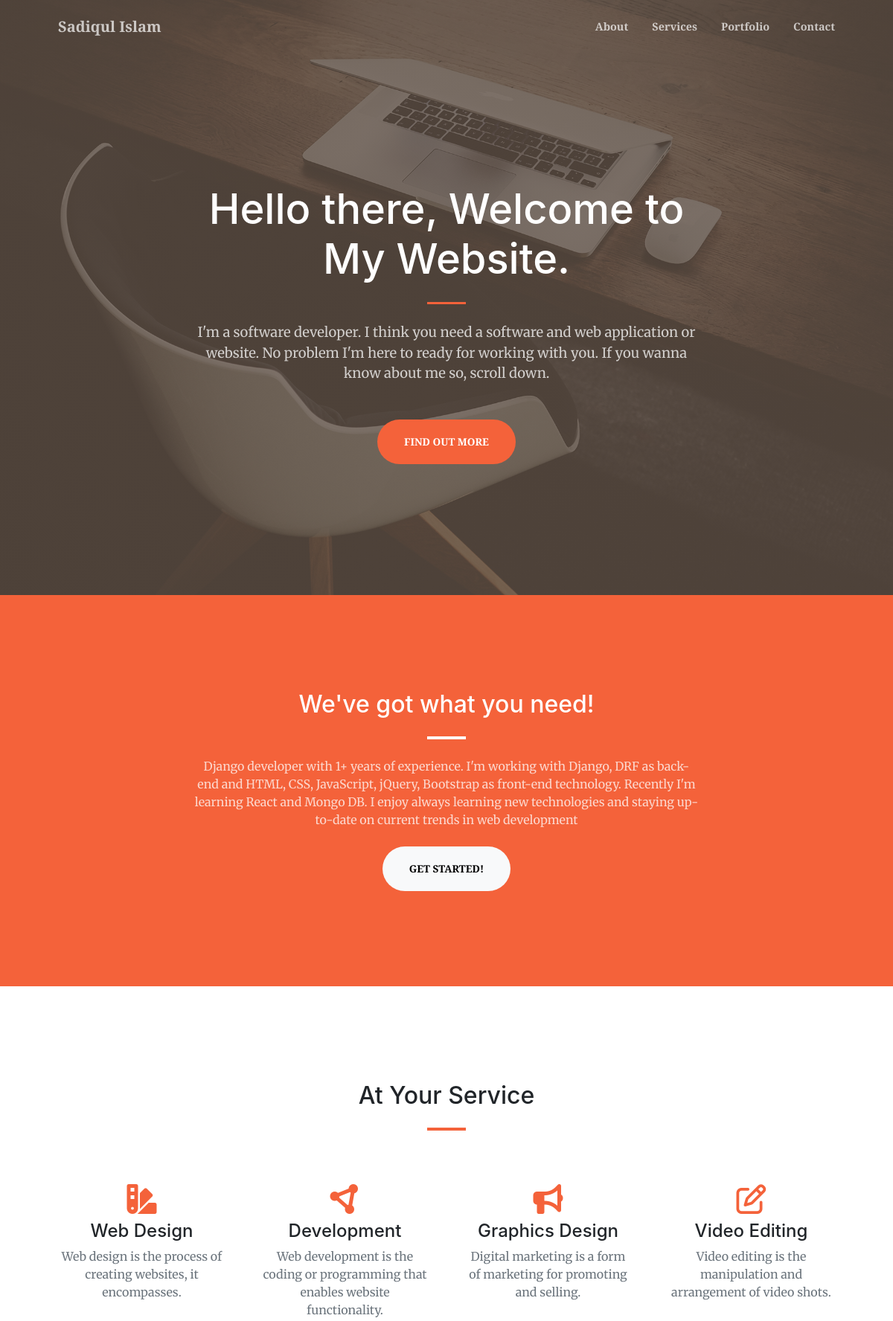
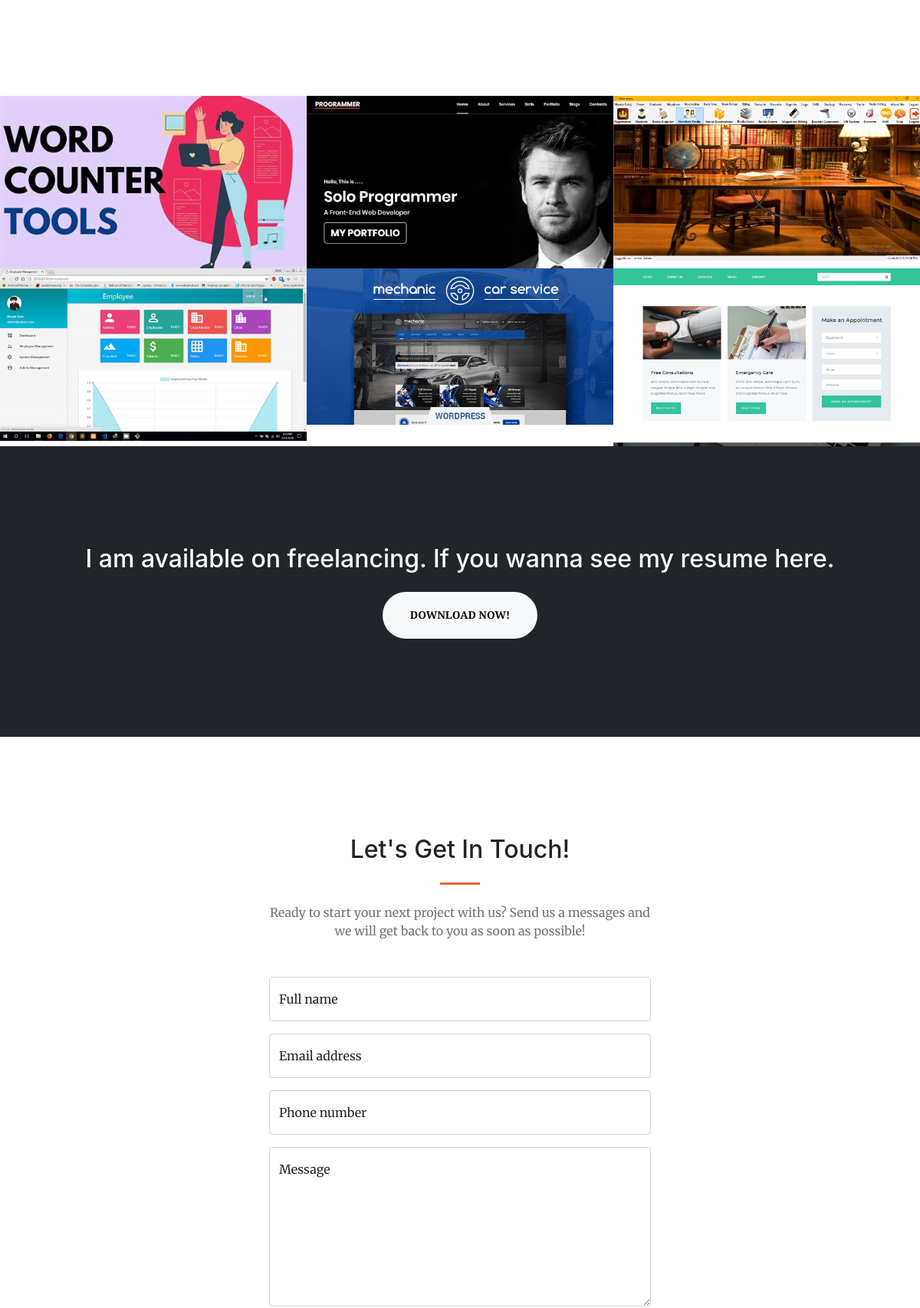
The page / (upper part) on the database its author committed (2 pictures, top to bottom).
### portfolio/models.py (models this page shows, shortened)
class BannerPortion(models.Model):
    title = models.CharField(max_length=255)
    description = models.TextField()
    banner_img = models.ImageField(upload_to="banner", null=True, blank=True)
    class Meta:
        verbose_name_plural = 'Banner Portion'

class About(models.Model):
    description = models.TextField()
    def __str__(self):
        return self.description
    class Meta:
        verbose_name_plural = 'About'

class Service(models.Model):
    service_name = models.CharField(max_length=255)
    description = models.TextField()
    icon = models.CharField(max_length=255)
    class Meta:
        verbose_name_plural = 'Services'

class Portfolio(models.Model):
    project_name = models.CharField(max_length=255)
    category = models.CharField(max_length=255)
    image = models.ImageField(upload_to="portfolio")
    class Meta:
        verbose_name_plural = 'Portfolio'

class ContactInformation(models.Model):
    phone_number = PhoneNumberField(region='BD', null=True)
    resume = models.FileField(null=True)
    class Meta:
        verbose_name_plural = 'ContactInformation'

### portfolio/views.py (the view, shortened to what this page needs)
# urls.py: path('', index, name='home'),
def index(request):
    print(request.POST)
    form = ContactUsForm()
    copyright = CopyRight.objects.first()
    contact_info = ContactInformation.objects.all()
    portfolios = Portfolio.objects.all()
    services = Service.objects.all()
    about = About.objects.first()
    banners = BannerPortion.objects.all()
    context = {
        'copyright': copyright,
        'contact_info': contact_info,
        'portfolios': portfolios,
        'services': services,
        'about': about,
        'banners': banners,
        'form': form,
    }
    return render(request, 'portfolio/index.html', context)

### portfolio/forms.py
class ContactUsForm(forms.ModelForm):
    class Meta:
        model = ContactUs
        fields = ('full_name', 'email_address', 'phone_number', 'message')
        widgets = {
            'full_name': forms.TextInput(attrs={'class': 'form-control', 'placeholder': 'Enter your name...'}),
            'email_address': forms.EmailInput(attrs={'class': 'form-control', 'placeholder': 'Enter your email address...'}),
            'phone_number': forms.TextInput(attrs={'class': 'form-control', 'placeholder': '+8801xxxxxxxxx...'}),
            'message': forms.Textarea(attrs={'class': 'form-control message-form', 'placeholder': 'Enter your message here...', 'rows': '10'}),
        }

### portfolio/models.py (called while the page is built)
    def __str__(self):
        return self.company_name

### portfolio/templates/portfolio/index.html (shortened to what this page needs)
<!DOCTYPE html>
<html lang="en">
    <head>
        {% load static %}
        <link href="https://cdn.jsdelivr.net/npm/bootstrap-icons@1.5.0/font/bootstrap-icons.css" rel="stylesheet" />
        <link rel="stylesheet" href="https://cdnjs.cloudflare.com/ajax/libs/font-awesome/6.2.0/css/all.min.css" />
        <link href="{% static 'css/styles.css' %}" rel="stylesheet" />
    </head>
    <body id="page-top">
        <nav class="navbar navbar-expand-lg navbar-light fixed-top py-3" id="mainNav">
            <div class="container px-4 px-lg-5">
                <a class="navbar-brand" href="#page-top">Sadiqul Islam</a>
                <div class="collapse navbar-collapse" id="navbarResponsive">
                    <ul class="navbar-nav ms-auto my-2 my-lg-0">
                        <li class="nav-item"><a class="nav-link" href="#about">About</a></li>
                        <li class="nav-item"><a class="nav-link" href="#services">Services</a></li>
                        <li class="nav-item"><a class="nav-link" href="#portfolio">Portfolio</a></li>
                        <li class="nav-item"><a class="nav-link" href="#contact">Contact</a></li>
                    </ul>
                </div>
            </div>
        </nav>
        <header class="masthead">
            <div class="container px-4 px-lg-5 h-100">
                {% for banner in banners %}
                <div class="row gx-4 gx-lg-5 h-100 align-items-center justify-content-center text-center">
                    <div class="col-lg-8 align-self-end">
                        <h1 class="text-white font-weight-bold">{{ banner.title }}</h1>
                        <hr class="divider" />
                    </div>
                    <div class="col-lg-8 align-self-baseline">
                        <p class="text-white-75 mb-5">{{ banner.description }}</p>
                        <a class="btn btn-primary btn-xl" href="#about">Find Out More</a>
                    </div>
                </div>
                {% endfor %}
            </div>
        </header>
        <section class="page-section bg-primary" id="about">
            <div class="container px-4 px-lg-5">
                <div class="row gx-4 gx-lg-5 justify-content-center">
                    <div class="col-lg-8 text-center">
                        <h2 class="text-white mt-0">We've got what you need!</h2>
                        <hr class="divider divider-light" />
                        <p class="text-white-75 mb-4">{{ about }}</p>
                        <a class="btn btn-light btn-xl" href="#services">Get Started!</a>
                    </div>
                </div>
            </div>
        </section>
        <section class="page-section" id="services">
            <div class="container px-4 px-lg-5">
                <h2 class="text-center mt-0">At Your Service</h2>
                <hr class="divider" />
                <div class="row gx-4 gx-lg-5">
                    {% for service in services %}
                    <div class="col-lg-3 col-md-6 text-center">
                        <div class="mt-5">
                            <div class="mb-2"><i class="{{ service.icon }} fs-1 text-primary"></i></div>
                            <h3 class="h4 mb-2">{{ service.service_name }}</h3>
                            <p class="text-muted mb-0">{{ service.description }}</p>
                        </div>
                    </div>
                    {% endfor %}
                </div>
            </div>
        </section>
        <div id="portfolio">
            <div class="container-fluid p-0">
                <div class="row g-0">
                    {% for project in portfolios %}
                    <div class="col-lg-4 col-sm-6">
                        <a class="portfolio-box" href="#" title="Project Name">
                            <img class="img-fluid" src="{{ project.image.url }}" alt="..." />
                        </a>
                    </div>
                    {% endfor %}
                </div>
            </div>
        </div>
        <section class="page-section bg-dark text-white">
            <div class="container px-4 px-lg-5 text-center">
                <h2 class="mb-4">I am available on freelancing. If you wanna see my resume here.</h2>
                {% for contact in contact_info %}
                <a class="btn btn-light btn-xl" href="/download-resume/">Download Now!</a>
                {% endfor %}
            </div>
        </section>
        <section class="page-section" id="contact">
            <div class="container px-4 px-lg-5">
                <div class="row gx-4 gx-lg-5 justify-content-center">
                    <div class="col-lg-8 col-xl-6 text-center">
                        <h2 class="mt-0">Let's Get In Touch!</h2>
                        <hr class="divider" />
                        <p class="text-muted mb-5">Ready to start your next project with us? Send us a messages and we will get back to you as soon as possible!</p>
                    </div>
                </div>
                <div class="row gx-4 gx-lg-5 justify-content-center mb-5">
                    <div class="col-lg-6">
                        <form method="post" action="" id="contactForm">
                            <div class="form-floating mb-3">
                                {{ form.full_name }}
                                <label for="name">Full name</label>
                            </div>
                            <div class="form-floating mb-3">
                                {{ form.email_address }}
                                <label for="email">Email address</label>
                            </div>
                            <div class="form-floating mb-3">
                                {{ form.phone_number }}
                                <label for="phone">Phone number</label>
                            </div>
                            <div class="form-floating mb-3">
                                {{ form.message }}
                                <label for="message">Message</label>
                            </div>
                        </form>
                    </div>
                </div>
            </div>
        </section>
    </body>
</html>

### rows shown on the page
BannerPortion: title "Hello there, Welcome to My Website.", description "I'm a software developer. I think you need a software and web application or website. No problem I'm here to ready for working with you. If you wanna know about me so, scroll down."
About: description "Django developer with 1+ years of experience. I'm working with Django, DRF as back-end and HTML, CSS, JavaScript, jQuery, Bootstrap as front-end technology. Recently I'm learning React and Mongo DB. I enjoy always learning new technologies and staying up-to-date on current trends in web development"
Service: service_name "Web Design", description "Web design is the process of creating websites, it encompasses."
Service: service_name "Development", description "Web development is the coding or programming that enables website functionality."
Service: service_name "Graphics Design", description "Digital marketing is a form of marketing for promoting and selling."
Service: service_name "Video Editing", description "Video editing is the manipulation and arrangement of video shots."
Portfolio: image (picture)
Portfolio: image (picture)
Portfolio: image (picture)
Portfolio: image (placeholder picture)
Portfolio: image (picture)
Portfolio: image (picture)
